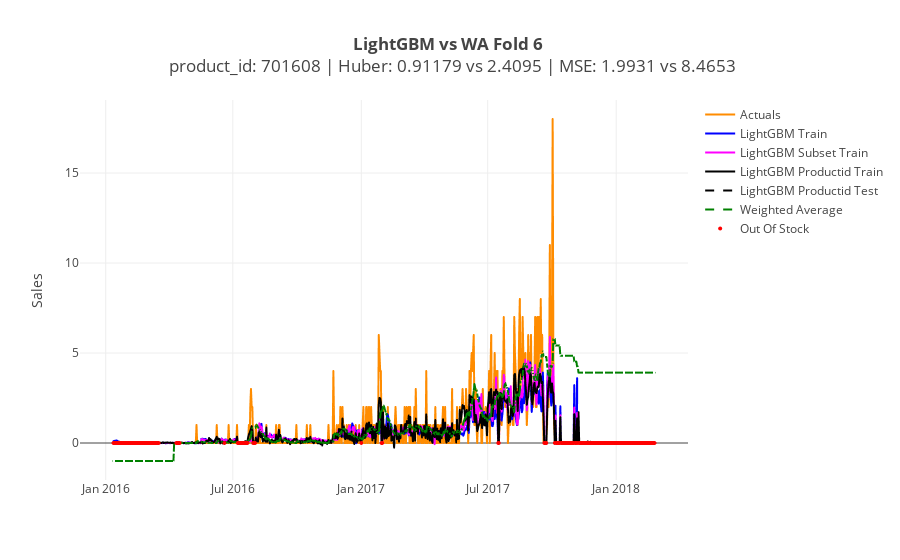

The code cell stored with this chart in its notebook:
### Code cell
reload(plotting)
PRODUCT_ID = 701608
plotting.plot_product(PRODUCT_ID, results_df, test_df_grouped_metrics, fold=6, results_subset_df=results_promo_df, results_productid_df=results_promo_productid_df)

### Figure 1 — Plotly figure (JSON) as saved in the notebook; plotly's stock layout.template omitted (floating-point values rounded to 4 significant figures; data arrays with more than 128 entries replaced by an {"elided": "..."} marker saying what was removed)
{"data": [{"line": {"color": "darkorange"}, "name": "Actuals", "type": "scattergl", "uid": "30f07374-edd1-4268-848c-054739af135b", "x": {"elided": "779 str values"}, "y": {"elided": "779 int values"}}, {"line": {"color": "blue"}, "name": "LightGBM Train", "type": "scattergl", "uid": "ad1421f9-eb7d-4867-b7d5-29f4717bff60", "x": {"elided": "779 str values"}, "y": {"elided": "779 float values"}}, {"line": {"color": "blue", "dash": "dash"}, "name": "LightGBM Test", "type": "scattergl", "uid": "3fa1408e-4ce7-481d-8e50-fcdc56038669", "x": [], "y": []}, {"line": {"color": "magenta"}, "name": "LightGBM Subset Train", "type": "scattergl", "uid": "1e8bc231-d249-46d4-8570-dc9d17eca48e", "x": {"elided": "779 str values"}, "y": {"elided": "779 float values"}}, {"line": {"color": "magenta", "dash": "dash"}, "name": "LightGBM Subset Test", "type": "scattergl", "uid": "e5f11e51-5820-4bb2-993c-7473b13ef0c4", "x": [], "y": []}, {"line": {"color": "black"}, "name": "LightGBM Productid Train", "type": "scattergl", "uid": "8888962a-d07d-40e7-b679-ec80eb06e3eb", "x": {"elided": "722 str values"}, "y": {"elided": "722 float values"}}, {"line": {"color": "black", "dash": "dash"}, "name": "LightGBM Productid Test", "type": "scattergl", "uid": "2509ec89-3f11-4768-bd41-781d4fdef0a4", "x": ["2017-12-31", "2018-01-01", "2018-01-02", "2018-01-03", "2018-01-04", "2018-01-05", "2018-01-06", "2018-01-07", "2018-01-08", "2018-01-09", "2018-01-10", "2018-01-11", "2018-01-12", "2018-01-13", "2018-01-14", "2018-01-15", "2018-01-16", "2018-01-17", "2018-01-18", "2018-01-19", "2018-01-20", "2018-01-21", "2018-01-22"], "y": [0.01159, 0.007758, 0.01852, 0.01373, 0.01263, 0.002054, 0.004662, -0.001073, 0.01669, 0.04335, 0.04575, 0.01886, 0.01135, 0.01869, 0.01993, 0.002886, 0.02002, 0.009891, 0.0008825, 0.001661, 0.009549, 0.0007462, 0.005894]}, {"line": {"color": "green", "dash": "dash"}, "name": "Weighted Average", "type": "scattergl", "uid": "09f21469-d8a3-439c-8f09-078d0bfd87b7", "x": {"elided": "779 str values"}, "y": {"elided": "779 float values"}}, {"marker": {"color": "red", "size": 4}, "mode": "markers", "name": "Out Of Stock", "type": "scattergl", "uid": "c272d3e8-0fc3-4cc4-ad28-e7d233e2e4dc", "x": {"elided": "240 str values"}, "y": {"elided": "240 int values"}}], "layout": {"title": "<b>LightGBM vs WA Fold 6</b> <br> product_id: 701608 | Huber: 0.91179 vs 2.4095 | MSE: 1.9931 vs 8.4653", "yaxis": {"title": "Sales"}}}
